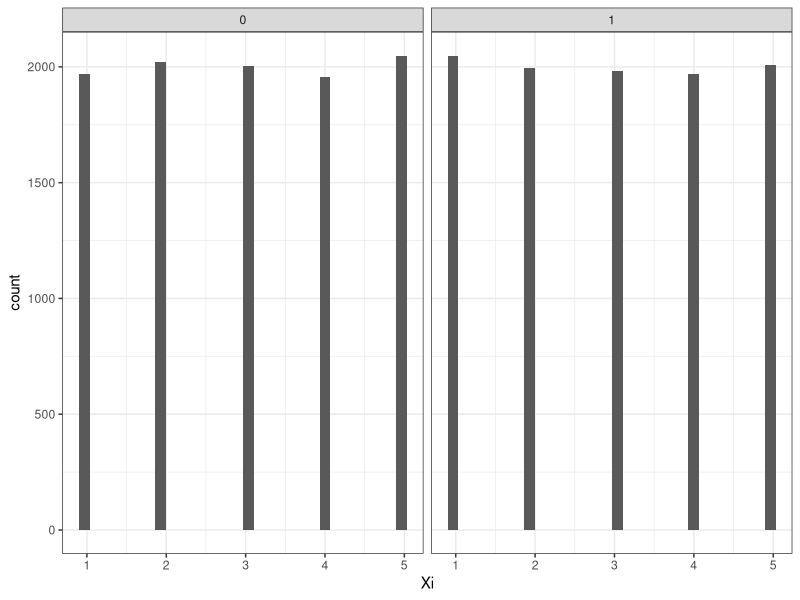
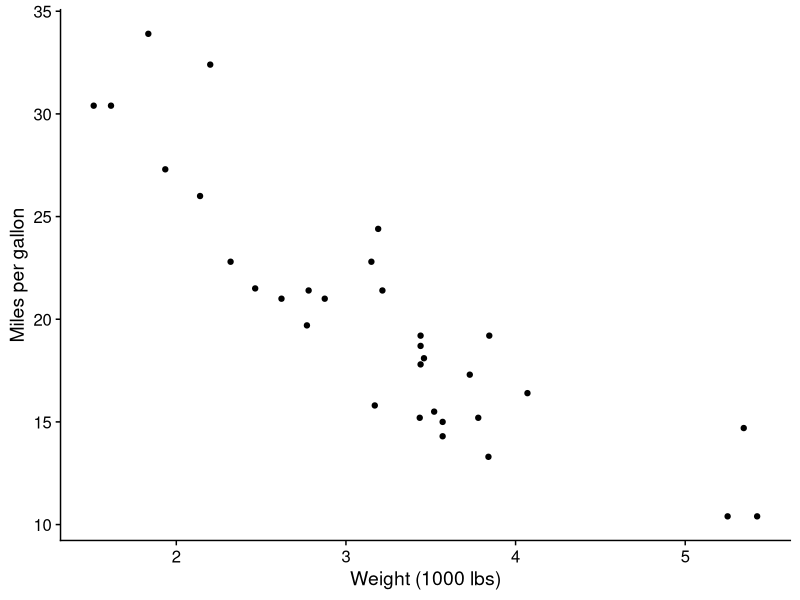

Write the R code that produced these figures, in order. (Note: this script raises an error after producing the figures.)
## ---- chunk 1

# set default chunk options
knitr::opts_chunk$set(fig.width = 4, fig.height = 3, 
                      echo = TRUE, message = FALSE, warning = FALSE)

# load packages
packages=c("MASS", "tidyverse", # Used in assignment 1
           "stargazer", "here", "tidyr", "dplyr","stringr", "janitor", # Used for Mock assignment
           "cowplot", "ggplot2", "tinytex", "datasets", "tibble") # Used for Mock assignment

for (i in packages) {
  if (require(i,character.only=TRUE)==FALSE) {
    install.packages(i,repos='http://cran.us.r-project.org')
  }
  else {
    require(i,character.only=TRUE)
  }
}

# Disable scientific notation if you want
options(scipen=999)

## ---- chunk 2

# Generate data on potential outcomes and pre-treatment covariates:

  rm(list=ls())
  library(MASS)
# Define variables and generate data:
  N <- 20000
  Xi <- sample(c(1,2,3,4,5),N, replace=TRUE)
  m0_Xi <- 0.5*Xi
  m1_Xi <- 1*Xi
# Generate correlated error terms:
  ei <- mvrnorm(n=N,mu=c(0, 0),Sigma=matrix(c(1,0.75,0.75,1), ncol=2))
# Calculate potential outcomes:
  Yi_0 = m0_Xi + ei[,1]		
  Yi_1 = m1_Xi + ei[,2]
# Output the mean of the potential outcomes:
  mean(Yi_0)
  mean(Yi_1)
# Create a dataframe from the vectors:
  df <- data.frame(Xi, Yi_0, Yi_1)

## ---- chunk 3
# Di <- sample(c(0,1), N, replace = TRUE)
# 
# di <- rbinom(n = N, size = 1, prob = 0.5)

# by replicating the vector (0,1) to the length N, then sampling without replacement, it guarantees we will have equal 1s and 0s
Di <- sample(rep(c(0,1),length.out=N),N, replace = FALSE)

df <- df %>% 
  cbind(Di)

# # check for equal groups
# sum(dtest==1)
## ---- chunk 4
# create histogram of Xi
df %>% 
  ggplot(aes(x = Xi)) +
  geom_histogram() +
  # facet wrap by Di (0 = control, 1 = treatment)
  facet_wrap(~Di) +
  theme_bw()
## ---- chunk 5
cor.test(df$Xi, df$Di)
## ---- chunk 6
cor.test(df$Yi_0, df$Di)

cor.test(df$Yi_1, df$Di)
## ---- chunk 7
df %>% 
  group_by(Di) %>% 
  summarize(mean_Yi_0 = mean(Yi_0),
            mean_Yi_1 = mean(Yi_1))
## ---- chunk 8
# only use one Yi because they are essentially the same?... wait idk

# (i) Yi on Di
summary(lm(Di ~ Yi_1 + Yi_0, data = df))

# (ii) Yi on Di and Xi
summary(lm(Di + Xi ~ Yi_1 + Yi_0, data = df))
## ---- chunk 9

# Load the dataset
progresa <- read.csv("progresa.csv")

## ---- chunk 10
## For continuous variables you can use the t-test
#t.test()

## For binary variables you should use the proportions test
#prop.test()

## ---- chunk 11
# Examine number of hh that were intended to get treatment and that ended up receiving treatment
table(treatment = progresa$treatment, intention_to_treat = progresa$intention_to_treat, exclude = NULL)

# Create a new treatment variable that is:
# = 1 if intention_to_treat == 1 AND not in the actual treatment
# = 0 for normal control hh.

# This creates a new variable called pseudo_treatment that has missing values for every hh
progresa$pseudo_treatment <- NA
# Replace NAs with 1 for the new intervention group
progresa$pseudo_treatment[] <- 1
# Replace NAs with 0 for the normal control group
progresa$pseudo_treatment[] <- 0

## ---- chunk 12

# Load data

data("mtcars")
raw_data <- mtcars

# Clean data

## Add model names as a column 
## [this is just an example manipulation, I rarely assign rownames to a column]

clean_data <- tibble::rownames_to_column(raw_data, "model")


## ---- chunk 13

# Plot 1

plot_1 <- ggplot(clean_data, aes(y=mpg, x = wt))+
  geom_point()+
  theme_cowplot(14)+
  labs(x = "Weight (1000 lbs)", y = "Miles per gallon")

## ---- chunk 14
plot_1
## ---- chunk 15

model_1 <- lm(mpg ~ wt, data=clean_data)
model_2 <- lm(mpg ~ wt + cyl, data=clean_data)

## ---- chunk 16
stargazer(model_1, model_2, type = "latex", ci=FALSE, no.space = TRUE, 
          header = FALSE, omit = c("Constant"), omit.stat = c("adj.rsq","ser", "f"),
          covariate.labels = c("Weight (1000 lbs)", "Cylinders"), dep.var.labels = c("MPG"),
          dep.var.caption = c(""),
          title = "MPG and vehicle weight", table.placement = "H")

